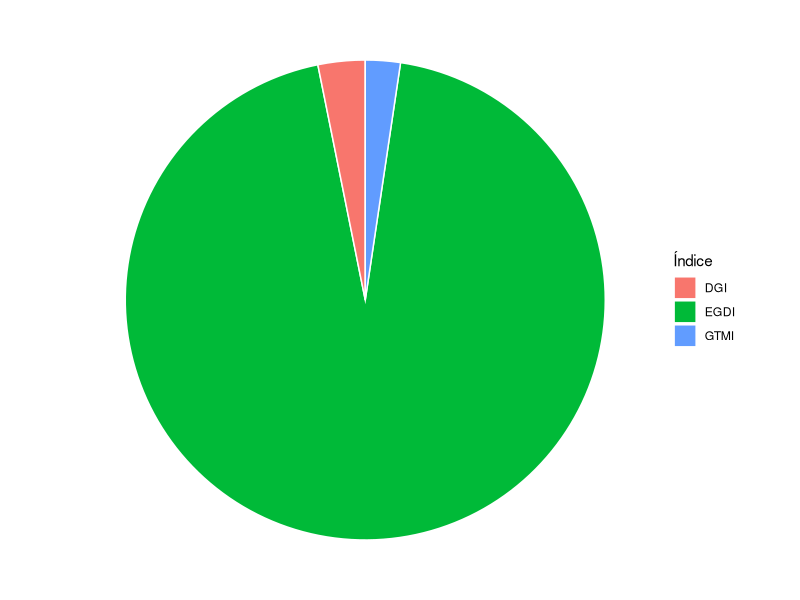
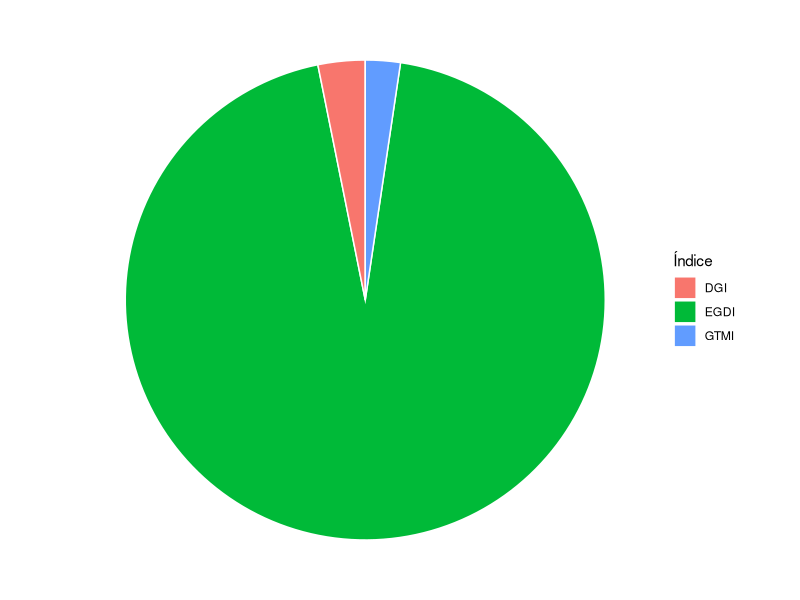

These charts were generated, in order, by the following R code:
library(tidyverse)
library(tidyr)

df <- data.frame(
    EGDI = 16800,
    DGI = 563,
    GTMI = 418
)

df_longer <- pivot_longer(
    data = df,
    cols = everything(),
    names_to = 'Indices',
    values_to = 'Quantidade'
) %>%
mutate(Total = sum(Quantidade)) %>%
mutate(Quantidade = Quantidade / Total)

ggplot(df_longer, aes(x = "", y = Quantidade, fill = Indices)) +
    geom_bar(stat = "identity", width=1, color="white") +
    coord_polar("y", start=0) +
    theme_void() +
    labs(fill = 'Índice')

ggsave(
    'C:/Users/lazar/Master-Dissertation/figuras/egov_indices.png', 
    dpi=300,
    width = 10,
    height = 6,
    units = "in"
)
